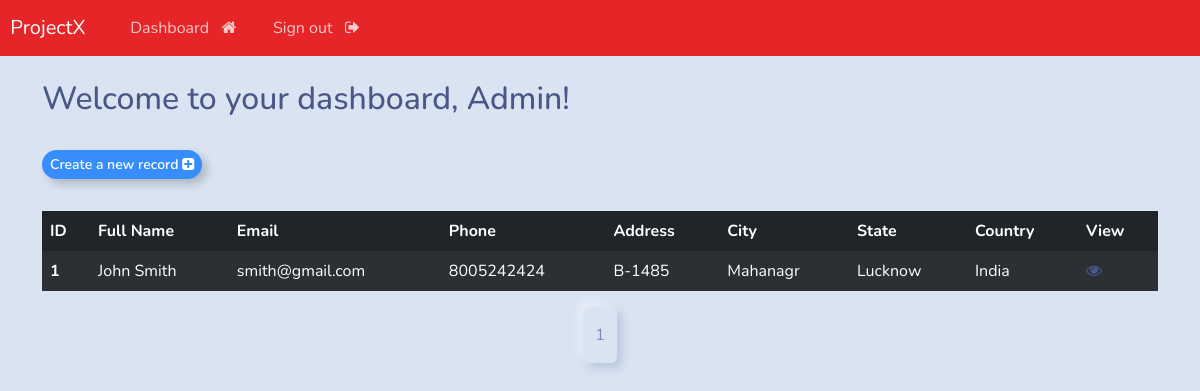
Before: /dashboard (signed in) with the older database file.
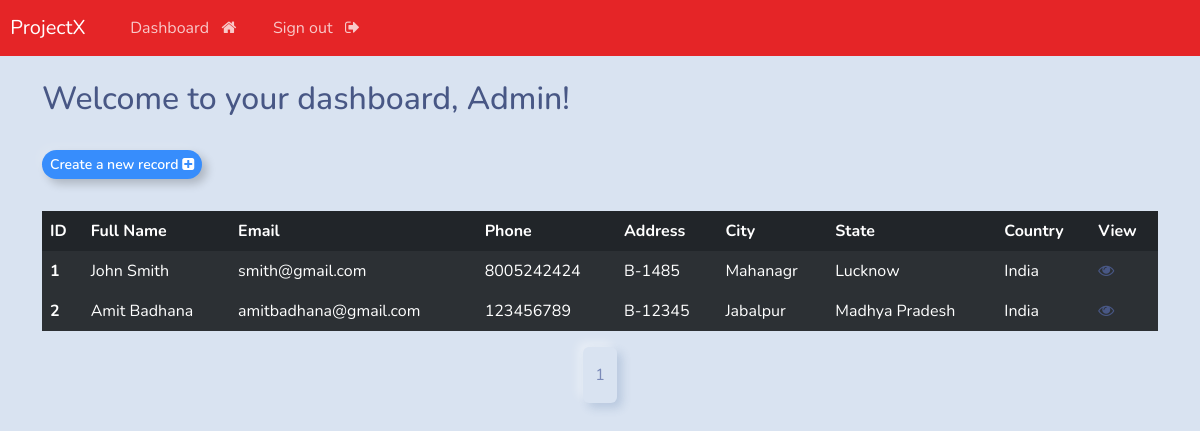
After: the same page with the newer database file.
### webapp/models.py (models this page shows, shortened)
class Record(models.Model):
    creation_date = models.DateTimeField(auto_now_add = True)
    first_name = models.CharField(max_length=100)
    last_name = models.CharField(max_length=100)
    email = models.CharField(max_length=100)
    phone = models.CharField(max_length=100)
    address = models.CharField(max_length=100)
    city = models.CharField(max_length=100)
    state = models.CharField(max_length=100)
    country = models.CharField(max_length=100)

### webapp/views.py (the view)
# urls.py: path('dashboard', views.dashboard, name="dashboard"),
@login_required(login_url='login')
def dashboard(request):
    admin_records = Record.objects.all()
    paginator = Paginator(admin_records,5)
    page_number=request.GET.get('page')
    final_admin_records = paginator.get_page(page_number)
    total_pages = final_admin_records.paginator.num_pages
    context = {
        'admin_records':final_admin_records,
        'total_page_list':[n+1 for n in range(total_pages) ]
        }
    return render(request,'webapp/user/dashboard.html', context=context)

### webapp/templates/webapp/user/dashboard.html (shortened to what this page needs)
{% extends 'webapp/base.html' %}
{% block content %}
<h2>Welcome to your dashboard, {{user|title}}!</h2>
<a href="{% url 'create-record' %}" class="btn btn-outline-primary btn-sm">Create a new record <i
        class="fa fa-plus-square"></i></a>
<table class="table table-dark table-striped table-hover">
    <thead>
        <tr>
            <th scope="col">ID</th>
            <th scope="col">Full Name</th>
            <th scope="col">Email</th>
            <th scope="col">Phone</th>
            <th scope="col">Address</th>
            <th scope="col">City</th>
            <th scope="col">State</th>
            <th scope="col">Country</th>
            <th scope="col">View</th>
        </tr>
    </thead>
    {% for admin_record in admin_records %}
    <tbody>
        <tr>
            <th scope="row">{{admin_record.id}}</th>
            <td>{{admin_record.first_name}} {{admin_record.last_name}}</td>
            <td>{{admin_record.email}}</td>
            <td>{{admin_record.phone}}</td>
            <td>{{admin_record.address}}</td>
            <td>{{admin_record.city}}</td>
            <td>{{admin_record.state}}</td>
            <td>{{admin_record.country}}</td>
            <td><a href="{% url 'view-record' admin_record.id %}"><i class="fa fa-eye"></i></a></td>
        </tr>
    </tbody>
    {% endfor %}
</table>
<div class="container d-flex justify-content-center align-items-center">
    <nav aria-label="...">
        <ul class="pagination">
            {% for page in total_page_list %}
            <li class="page-item"><a class="page-link" href="?page={{page}}">{{page}}</a></li>
            {% endfor %}
        </ul>
    </nav>
</div>
{%endblock%}

Changed rows visible on the page:
added Record: id "2", first_name "Amit", last_name "Badhana", email "amitbadhana@gmail.com", phone "123456789", address "B-12345", city "Jabalpur", state "Madhya Pradesh", country "India"
